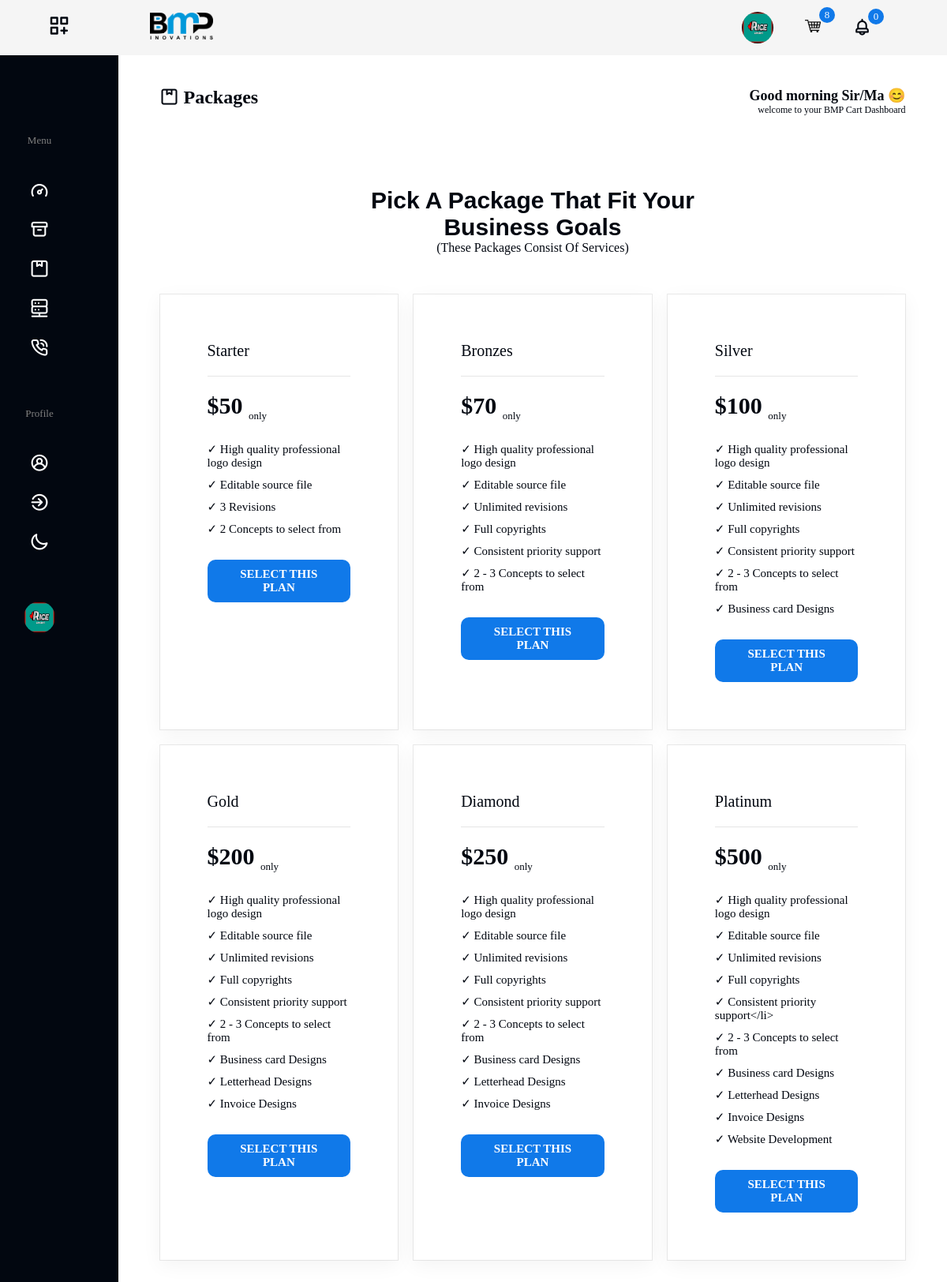
/packages/ (signed in), run on the app's committed database.
### bmpapp/models.py (models this page shows, shortened)
class Profile(models.Model):
    user = models.OneToOneField(User, on_delete=models.CASCADE) # Delete profile when user is deleted
    image = models.ImageField(default='default.png', upload_to='profile_pics')

class Order(models.Model):
    user = models.OneToOneField(User, on_delete=models.CASCADE)
    date_order = models.DateTimeField(auto_now_add=True)
    complete = models.BooleanField(default=False, null=True, blank=True)
    transaction_id = models.CharField(max_length=100, null=True, blank=True, default=None)
    @property
    def num_of_items(self):
        order_items = self.orderitem_set.all()
        quantity_total = sum([item.quantity for item in order_items])
        return quantity_total

class OrderItem(models.Model):
    product = models.ForeignKey(Product, on_delete=models.SET_NULL, null=True)
    order = models.ForeignKey(Order, on_delete=models.SET_NULL, null=True)
    quantity  = models.IntegerField(default=0, null=True, blank=True)
    date_added = models.DateTimeField(auto_now_add=True)

class Packages(models.Model):
    images = models.ImageField(null=True, blank=True)
    name = models.CharField(max_length=200, null=True, blank=True)
    price = models.IntegerField(null=True, blank=True)
    description = models.TextField(null=True, blank=True)
    def desc_arr(self):
        try:
            descri_work = self.description.split("###")
        except:
            descri_work = ""
        return descri_work

### bmpapp/views.py (the view)
# urls.py: path('packages/', views.packages, name='packages'),
def packages(request):
    package = Packages.objects.all()
    if request.user.is_authenticated:
        order, created = Order.objects.get_or_create(user=request.user, complete=False)
    context = {'order':order, 'packages':package}
    return render(request, 'packages.html', context)

### templates/packages.html (shortened to what this page needs)
{% extends 'main.html' %}
{% block content %}
<section id="dashbord">
    <div class="dashboard">
        <div class="dash_2">
            <div class="dash2_body">
                <div class="greeting_flex">
                    <h2><i class="uil uil-package"></i> Packages</h2>
                    <div class="good_morn">
                        <h3 id="greetings"></h3>
                        <p>welcome to your BMP Cart Dashboard</p>
                    </div>
                </div>
            </div>
        <section id="packages">
            <h2>
                Pick A Package That Fit Your <br>
                Business Goals
            </h2>
            <p>(These Packages Consist Of Services)</p>
            <div class="packages-flex">
                {% for package in packages %}
                <div class="pack-1">
                    <h4>{{package.name}}</h4>
                    <h3>${{package.price}} <sub>only</sub></h3>
                    <ul>
                        {% for desc in package.desc_arr %}
                            <li>{{desc}}</li>
                        {% endfor %}
                    </ul>
                    <a href="{% url 'packages_more' package.id %}"><button id="select_plan">SELECT THIS PLAN</button></a>
                </div>
                {% endfor %}
            </div>
        </section>
            </section>
{% endblock %}

### templates/main.html (shortened to what this page needs)
{% load widget_tweaks %}
<!DOCTYPE html>
{% load static %}
<html lang="en">
    <head>
        <link rel="stylesheet" href="https://unicons.iconscout.com/release/v4.0.0/css/line.css">
        <link rel="stylesheet" href="https://cdn.jsdelivr.net/npm/bootstrap-icons@1.10.3/font/bootstrap-icons.css">
        <link rel="stylesheet" href="{% static 'CSS/profile.css'%}">
        <link rel="stylesheet" href="{% static 'CSS/contact.css'%}">
        <link rel="stylesheet" href="{% static 'CSS/packages.css'%}">
        <link rel="stylesheet" href="{% static 'CSS/products.css'%}">
        <link rel="stylesheet" href="{% static 'CSS/dashboard.css'%}">
        <link rel="stylesheet" href="{% static 'CSS/dash_gallery.css'%}">
        <link rel="stylesheet" href="{% static 'CSS/main.css'%}">
        <link rel="stylesheet" href="{% static 'query/dash_query.css'%}">
        <link rel="stylesheet" href="{% static 'query/main_query.css'%}">
        <link rel="stylesheet" href="{% static 'query/product_media.css'%}">
        <link rel="stylesheet" href="{% static 'query/package_media.css'%}">
        <link rel="stylesheet" href="{% static 'query/gallery_media.css'%}">
        <link rel="stylesheet" href="{% static 'query/prof_media.css'%}">
        <link rel="stylesheet" href="https://cdn.jsdelivr.net/npm/swiper@9/swiper-bundle.min.css" />
    </head>
    <body>
        <nav>
            <div class="dash_narve">
                <div class="logo-flex">
                    <i class="uil uil-create-dashboard" onclick="closemenu()"></i>
                    <a href="{% url 'index' %}"><img src="{% static 'images/bmp innovations.png' %}" alt="" class="logo"></a>
                </div>
                <div class="dash-flex">
                    <a href="{% url 'profile' %}"><img src="{{user.profile.image.url}}" alt="" class="avatar"></a>
                    <div class="cart-flex">
                        <a href="{% url 'dashboard' %}"><img src="/images/cart logo.png" alt="" ></a>
                        <a href=""><p id="num_of_items" style="font-size: 13px;">{{order.num_of_items}}</p></a>
                    </div>
                    <div class="bell-flex">
                        <i class="uil uil-bell"></i>
                        <p class="bell_num" style="font-size: 13px;">{{ total | length}}</p>
                    </div>
                </div>
            </div>
        </nav>
         <div class="dash_12">
             <div>
                  <h4 class="menu1">Menu</h4>
                  <ul class="first_ul1">
                     <a href="{% url 'dashboard' %}"><li><i class="uil uil-tachometer-fast-alt"></i></li></a>
                      <a href="{% url 'products' %}"><li><i class="uil uil-archive"></i></li></a>
                      <a href="{% url 'packages' %}"><li><i class="uil uil-package"></i></li></a>
                      <a href="{% url 'dash_gallery' %}"><li><i class="uil uil-server-connection"></i></li></a>
                      <a href="{% url 'contact' %}"><li><i class="uil uil-phone-volume"></i></li></a>
                  </ul>
                  <h4 class="menu1">Profile</h4>
                  <ul class="first_ul1">
                      <a href="{% url 'profile' %}"><li><i class="uil uil-user-circle"></i></li></a>
                      <a href="{% url 'signout'%}"><li><i class="uil uil-sign-out-alt"></i></li></a>
                      <a href=""><li><i class="uil uil-moon"></i></li></a>
                  </ul>
             </div>
             <div class="details1">
                 <a href="{% url 'profile' %}"><img src="{{user.profile.image.url}}" alt="" class="avatar"></a>
            </div>
         </div>
    {% block content %}
    {% endblock %}
    </body>
</html>

### static/css/profile.css (style rules this page uses)
* { margin: 0; padding: 0; font-family: Poppins; box-sizing: border-box; text-decoration: none; }
:root { --primary-color: rgb(255, 255, 255); --secondary-color: #020710; --textiary-color: #1079e9; --background-new-colorbackground-image: linear-gradient( 80deg, rgb(240, 254, 255), rgb(254, 254, 254), rgb(254, 254, 254), rgb(255, 234, 255) rgb(240, 254, 255) ); --padding-sides: 10px 10%; --main-space: 30px 12%; }

### static/css/contact.css (style rules this page uses)
* { margin: 0; padding: 0; font-family: Poppins; box-sizing: border-box; text-decoration: none; }
:root { --primary-color: rgb(255, 255, 255); --secondary-color: #020710; --textiary-color: #36bb91; --dropdown-color: #141d21; --padding-sides: 10px 10%; --main-space: 30px 10%; }
button { padding: 15px 60px; background-color: var(--textiary-color); color: var(--primary-color); border: none; margin-top: 10px; border-radius: 10px; font-weight: bold; }

### static/css/packages.css (style rules this page uses)
* { margin: 0; padding: 0; font-family: Poppins; box-sizing: border-box; text-decoration: none; }
:root { --primary-color: rgb(255, 255, 255); --secondary-color: #020710; --textiary-color: #1079e9; --background-new-colorbackground-image: linear-gradient( 80deg, rgb(240, 254, 255), rgb(254, 254, 254), rgb(254, 254, 254), rgb(255, 234, 255) rgb(240, 254, 255) ); --padding-sides: 10px 10%; --main-space: 30px 12%; }
#packages { padding: 50px 5%; padding-top: 70px; color: #020710; }
#packages h2 { text-align: center; font-size: 30px; font-weight: bold; font-family: "Space Grotesk", Sans-serif; text-transform: capitalize; }
#packages p { text-align: center; padding-bottom: 50px; }
.packages-flex { display: grid; grid-template-columns: 1fr 1fr 1fr; grid-gap: 20px; }
.pack-1 { padding: 60px; background-color: var(--primary-color); box-shadow: rgba(0, 0, 0, 0.05) 0px 6px 24px 0px, rgba(0, 0, 0, 0.08) 0px 0px 0px 1px; }
.pack-1 h4 { font-size: 20px; font-weight: 500; padding-bottom: 20px; border-bottom: solid 1px; border-color: rgb(229, 229, 229); margin-bottom: 20px; }
.pack-1 h3 { font-size: 30px; padding-bottom: 25px; }
.pack-1 sub { font-size: 13px; font-weight: 300; }
.pack-1 ul li { padding-bottom: 10px; list-style: none; font-size: 15px; }
.pack-1 button { margin-top: 20px; padding: 10px 30px; background-color: var(--textiary-color); font-size: 15px; border-radius: 10px; border: none; color: var(--primary-color); font-weight: bold; cursor: pointer; }

### static/css/products.css (style rules this page uses)
* { margin: 0; padding: 0; font-family: Poppins; box-sizing: border-box; text-decoration: none; }
:root { --primary-color: rgb(255, 255, 255); --secondary-color: #020710; --textiary-color: #1079e9; --background-new-colorbackground-image: linear-gradient( 80deg, rgb(240, 254, 255), rgb(254, 254, 254), rgb(254, 254, 254), rgb(255, 234, 255) rgb(240, 254, 255) ); --padding-sides: 10px 10%; --main-space: 30px 12%; }

### static/css/dashboard.css (style rules this page uses)
* { margin: 0; padding: 0; font-family: Poppins; box-sizing: border-box; text-decoration: none; }
:root { --primary-color: rgb(255, 255, 255); --secondary-color: #020710; --textiary-color: #1079e9; --background-new-colorbackground-image: linear-gradient( 80deg, rgb(240, 254, 255), rgb(254, 254, 254), rgb(254, 254, 254), rgb(255, 234, 255) rgb(240, 254, 255) ); --padding-sides: 10px 10%; --main-space: 30px 12%; }
.dashboard { padding-top: 60px; display: flex; color: var(--primary-color); }
.dash_12 { background-color: #020710; padding: 50px; padding-left: 0; height: 100%; width: 150px; position: fixed; display: none; text-align: center; transition: all ease-in 1s; display: block; padding-top: 120px; }
.menu1 { color: grey; font-weight: 500; font-size: 13px; padding-top: 50px; padding-bottom: 10px; }
.first_ul1 { list-style: none; font-size: 25px; padding-top: 20px; line-height: 50px; padding-left: 0; cursor: pointer; text-align: center; color: white; }
.first_ul1 a { color: var(--primary-color); text-decoration: none; }
.details1 { margin-top: 50px; display: flex; gap: 20px; padding-left: 20px; justify-content: center; }
.details1 img { vertical-align: middle; width: 40px; height: 40px; border-radius: 50%; }
.dash_2 { background-color: var(--primary-color); width: 100%; margin: auto; margin-left: 150px; }
.dash2_body { padding: 20px 5%; padding-top: 50px; color: #020710; }
.greeting_flex { display: grid; grid-template-columns: 3fr 300px; }
.good_morn { text-align: right; display: grid; }
.good_morn h3 { font-size: 18px; font-weight: bold; }
.good_morn p { font-size: 12px; }

### data on the page
Order: num_of_items "8"
Packages: name "Starter", price "50", desc_arr "✓ High quality professional logo design" "✓ Editable source file" "✓ 3 Revisions" "✓ 2 Concepts to select from"
Packages: name "Bronzes", price "70", desc_arr "✓ High quality professional logo design" "✓ Editable source file" "✓ Unlimited revisions" "✓ Full copyrights" "✓ Consistent priority support" "✓ 2 - 3 Concepts to select from"
Packages: name "Silver", price "100", desc_arr "✓ High quality professional logo design" "✓ Editable source file" "✓ Unlimited revisions" "✓ Full copyrights" "✓ Consistent priority support" "✓ 2 - 3 Concepts to select from" "✓ Business card Designs"
Packages: name "Gold", price "200", desc_arr "✓ High quality professional logo design" "✓ Editable source file" "✓ Unlimited revisions" "✓ Full copyrights" "✓ Consistent priority support" "✓ 2 - 3 Concepts to select from" "✓ Business card Designs" "✓ Letterhead Designs" "✓ Invoice Designs"
Packages: name "Diamond", price "250", desc_arr "✓ High quality professional logo design" "✓ Editable source file" "✓ Unlimited revisions" "✓ Full copyrights" "✓ Consistent priority support" "✓ 2 - 3 Concepts to select from" "✓ Business card Designs" "✓ Letterhead Designs" "✓ Invoice Designs"
Packages: name "Platinum", price "500", desc_arr "✓ High quality professional logo design" "✓ Editable source file" "✓ Unlimited revisions" "✓ Full copyrights" "✓ Consistent priority support</li>" "✓ 2 - 3 Concepts to select from" "✓ Business card Designs" "✓ Letterhead Designs" "✓ Invoice Designs" "✓ Website Development"

### other printed values
{{ total | length }} "0"
